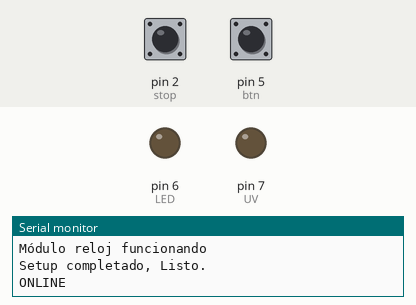
The sketch below on a simulated Arduino Nano, built with avr-gcc and run on an emulated ATmega328P. Shown: output pins drawn as LEDs (lit = HIGH), the last lines printed to the serial monitor. Dashed ring = blinking. The inputs (shaded band) are chosen by the test bench; at power-on: pin 5 (btn) LOW, pin 2 (stop) HIGH. The local clock reads 2024-03-15 10:24:30 at power-on unless the sketch sets it; storage starts empty.

Above: at 1.3 s.
1.4 s: pin 5 (btn) pulled HIGH for 0.15 s
At 2.2 s:
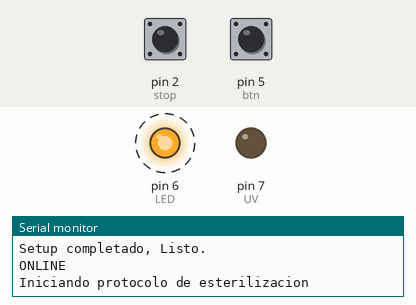
4.5 s: pin 2 (stop) pulled LOW for 0.15 s
At 5.7 s:
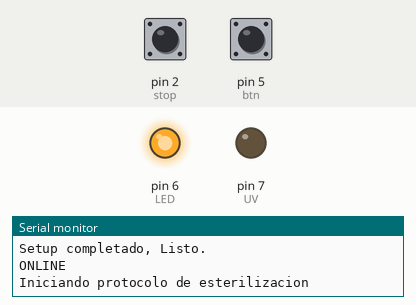
Timing chart, 0 to 11.9 s (numbered marks = the images above; inputs shaded):
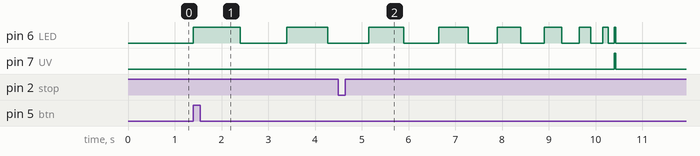

Measured:
- after the input at 1.4 s, pin 6 (LED): alternates HIGH for 0.94 s and LOW for 1.0 s, starting at once

The sketch:

uvc1v.ino
```cpp
/* Software del Microcontrolador Nano Arduino
permite el control del sistema 1v de desinfección
ultravioleta */


//Librerias usadas

#include <Wire.h>
#include <RTClib.h>
#include <SD.h>
#include <SPI.h>

RTC_DS3231 rtc;
File myFile;
Sd2Card card;
SdVolume volume;
SdFile root;

//Variables usadas

int btn = 5;
int LED = 6;
int UV = 7;
int stop = 2;
volatile int ax = 0;
volatile int flag;

const int chipSelect = 4;

void setup()
{
  //configuración de la comunicación serial
  Serial.begin(9600);
  delay(5);
  Serial.println("Setup....");
  // Chequeando el SD Card
  if (!card.init(SPI_HALF_SPEED, chipSelect))
    {
        Serial.println("Inicialización de la tarjeta SD contiene ERROR");
        Serial.println("*Esta la tarjeta SD ingresada?");
      }
    else
      {
        Serial.println("Todo correcto. Arrancando SD...");
      }


    if (!SD.begin(4))
      {
       Serial.println("Se desactivan registros, error al cargar SD");
      }
    else
      {
        Serial.println("inicializacion exitosa del SD");
        Serial.print("Consultando archivos de almacenamiento 0 no existe 1 si existe:  ");
        Serial.println(SD.exists("datalog.csv"));
        // Checando si el SD es nuevo o formateado
        if(!SD.exists("DATALOG.csv"))
          {
            myFile = SD.open("datalog.csv", FILE_WRITE);
            Serial.println("Archivo nuevo, Escribiendo encabezado(fila 1)");
            myFile.println("Fecha en DD/MM/AA,Hora:Minuto,Estado");
            myFile.close();
           }
        else
           {
             Serial.println("Archivo reconocido, SD configurada anteriormente");
           }
      }
    // Chequeando el modulo reloj

    if (!rtc.begin())
     {
      Serial.println("Error módulo RTC");
     }
    else
     {
      Serial.println("Módulo reloj funcionando");
     }

   //El led  alerta
   pinMode(LED, OUTPUT);
    //El pin BTN
   pinMode(btn,INPUT);
   //Pin Interrupcion STOP
     pinMode(stop, INPUT_PULLUP);
     attachInterrupt(digitalPinToInterrupt(stop), blink, CHANGE);
    //El rele de la luz UV SET OFF POR SEGURIDAD SIEMPRE
     pinMode(UV,OUTPUT);
     digitalWrite(UV,LOW);

     Serial.println("Setup completado, Listo.");
}


void blink()  //La funcion de interrupcion
{
  ax=0;
  flag=2;
  digitalWrite(LED,LOW);
  digitalWrite(UV,LOW);
}

void loop()
{
    digitalWrite(UV,LOW);   //Siempre se setea a OFF por seguridad. SIEMPRE
    digitalWrite(LED,LOW);

    ax=2;    //ax es una variable volatil (cambia en la interrupción)
           //que funciona como un flag de stop de  emergencia.
    flag =1;
    Serial.println("ONLINE");
    while(flag==1)
    {

    if(digitalRead(btn)==HIGH)   //Todo el tiempo consulta si el btn es presionado
        //y solo ejecuta el esterilizamiento y registro
        //si btn es presionado.
		{
    //Lo primero que realiza es señalar que el sistema empieza a arrancar
    //durante 10 segundos con un aviso visual de un led de alto brillo.
        	Serial.println("Iniciando protocolo de esterilizacion");
        	for (int i = 0; i <= 8; i++)  //PARAPADEO
          	{
            	digitalWrite(LED, HIGH);
            	delay(1000-125*i);
            	digitalWrite(LED,LOW);
            	delay(1000-125*i);
          	}

          	DateTime now = rtc.now();

        	float aux = now.minute();
        	float aux1 = now.hour();
        	float horas = aux1 + aux/60;

        	DateTime now1 = rtc.now();
        	float auxi = now1.minute();
        	float auxi1 = now1.hour();
        	float horasi = auxi1 + auxi/60;
        	digitalWrite(UV,HIGH);
        	digitalWrite(LED,HIGH);

        	while(horasi-horas<0.03 && ax>1)
            	{
              		DateTime now2 = rtc.now();
              		float auxii = now2.minute();
              		float auxii1 = now2.hour();
              		horasi = auxii1 + auxii/60;
            	}


	    	if(ax==2)
    	   		{
            		Serial.println("ESTERILIZADO COMPLETEADO");
            		digitalWrite(UV,LOW);
    				digitalWrite(LED,LOW); //POR SEGURIDAD SE VUELVEN A SET CERO);
            		DateTime now = rtc.now();
         			myFile = SD.open("DATALOG.csv", FILE_WRITE);//abrimos  el archivo
          			if(myFile)
        	  		{
          				Serial.println("Guardando info en SD: protocolo COMPLETADO");
          				myFile.print(now.day());
          				myFile.print('/');
          				myFile.print(now.month());
          				myFile.print('/');
          				myFile.print(now.year());
          				myFile.print(",");
          				myFile.print(now.hour());
          				myFile.print(':');
          				myFile.print(now.minute());
          				myFile.print(':');
          				myFile.print(now.second());
          				myFile.print(",");
          				myFile.println("Completado");
          				myFile.close();
              		}
        		}

        	else if(ax==0)
        		{
            		Serial.println("INTERRUPCION!!");
            		DateTime now = rtc.now();
          			myFile = SD.open("DATALOG.csv", FILE_WRITE);//abrimos  el archivo
          			if(myFile)
          			{
          				Serial.println("Guardando info en SD: protocolo NO COMPLETADO");
          				myFile.print(now.day());
          				myFile.print('/');
          				myFile.print(now.month());
          				myFile.print('/');
          				myFile.print(now.year());
          				myFile.print(",");
          				myFile.print(now.hour());
          				myFile.print(':');
          				myFile.print(now.minute());
          				myFile.print(':');
          				myFile.print(now.second());
          				myFile.print(",");
          				myFile.println("Se interrumpio la Esterilizacion");
          				myFile.close();
            		}
            	}
        }
    }

    Serial.println("Volviendo al sistema ONLINE...");
    digitalWrite(UV,LOW);
    digitalWrite(LED,LOW); //POR SEGURIDAD SE VUELVEN A SET CERO);
	delay(10);
    }
```
